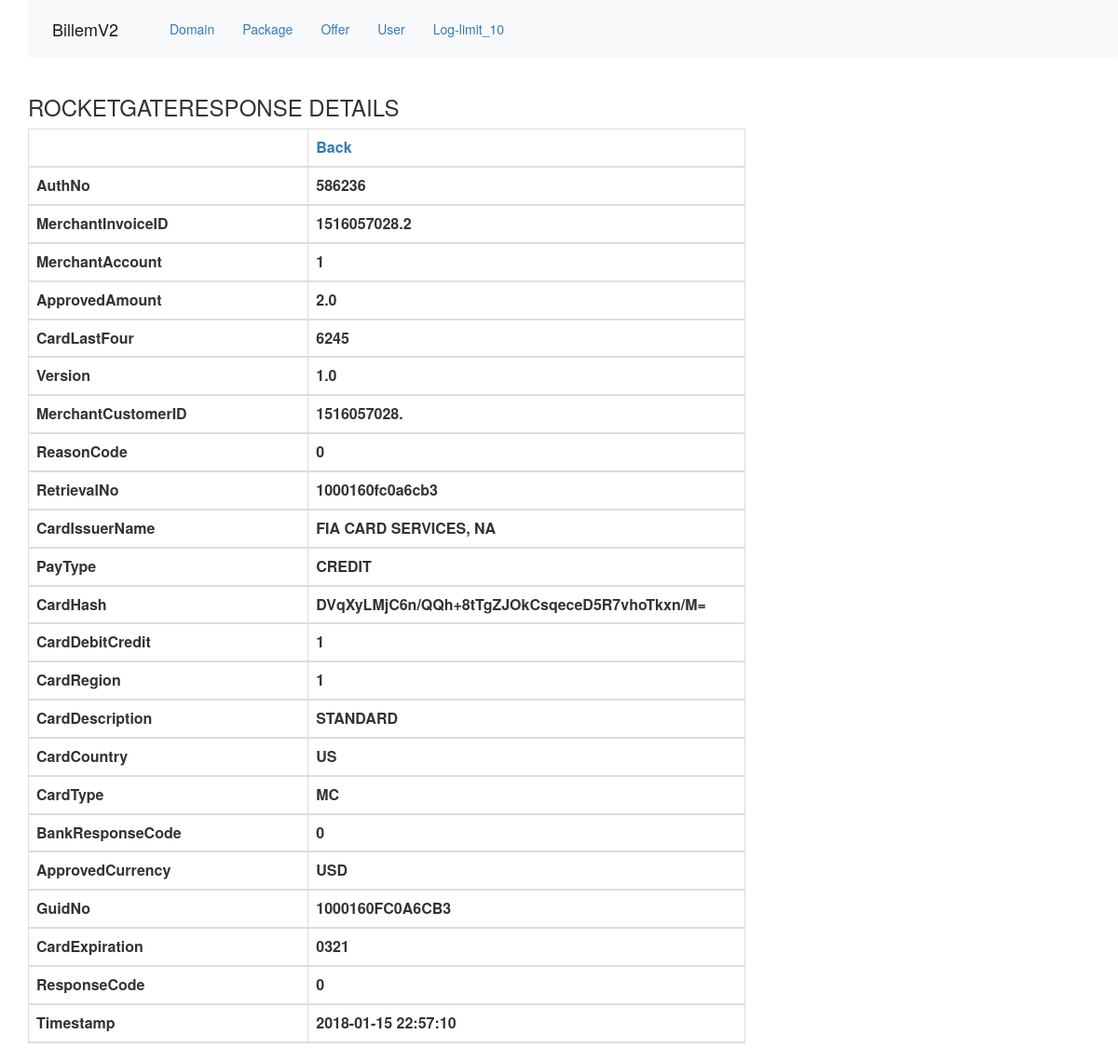
Screenshot of /rocketgateresponse_details.php?idresponse=4 with the database file from the repository.
### tables this page shows
CREATE TABLE `rocketgateResponse` (
  `idresponse` int(10) UNSIGNED NOT NULL,
  `authNo` varchar(45) DEFAULT NULL,
  `merchantInvoiceID` varchar(45) DEFAULT NULL,
  `merchantAccount` varchar(45) DEFAULT NULL,
  `approvedAmount` varchar(45) DEFAULT NULL,
  `cardLastFour` varchar(45) DEFAULT NULL,
  `version` varchar(45) DEFAULT NULL,
  `merchantCustomerID` varchar(45) DEFAULT NULL,
  `reasonCode` varchar(45) DEFAULT NULL,
  `retrievalNo` varchar(45) DEFAULT NULL,
  `cardIssuerName` varchar(45) DEFAULT NULL,
  `payType` varchar(45) DEFAULT NULL,
  `cardHash` varchar(45) DEFAULT NULL,
  `cardDebitCredit` varchar(45) DEFAULT NULL,
  `cardRegion` varchar(45) DEFAULT NULL,
  `cardDescription` varchar(45) DEFAULT NULL,
  `cardCountry` varchar(45) DEFAULT NULL,
  `cardType` varchar(45) DEFAULT NULL,
  `bankResponseCode` varchar(45) DEFAULT NULL,
  `approvedCurrency` varchar(45) DEFAULT NULL,
  `guidNo` varchar(45) DEFAULT NULL,
  `cardExpiration` varchar(45) DEFAULT NULL,
  `responseCode` varchar(45) DEFAULT NULL,
  `timestamp` timestamp NULL DEFAULT CURRENT_TIMESTAMP
);

### classes/rocketgateresponse.php (called while the page is built, shortened)
<?php
class rocketgateresponse
{
	public function SelectOne($id)
	{
		$db   = DB::getInstance();
		$sql  = "SELECT * FROM rocketgateResponse WHERE idresponse=:id ";
		$stmt = $db->prepare($sql);
		$stmt->bindParam(':id', $id, PDO::PARAM_INT);
		$stmt->execute();
		return $stmt->fetch(PDO::FETCH_OBJ);
	}
}
?>

### public/rocketgateresponse_details.php (the view, shortened to what this page needs)
<?php
include '../public/nav.php';
include '../public/header.php';
$na = new rocketgateresponse();
if (isset($_GET['idresponse'])) {
	$rows = $na->SelectOne($_GET['idresponse']);
} ?>
<!DOCTYPE html >
<html xmlns = "http://www.w3.org/1999/xhtml">
<head>
	<link rel = "stylesheet" href = "https://maxcdn.bootstrapcdn.com/bootstrap/3.3.6/css/bootstrap.min.css"/>
</head>
<body>
<div class = "row">
	<div class = "col-md-8">
		<h3>ROCKETGATERESPONSE DETAILS</h3>
		<table width = "74%" align = "center" class = "table table-striped table-bordered">
			<thead>
			<tr>
				<th>&nbsp;</th>
				<th><a href = "rocketgateresponse_view.php">Back</a></th>
			</tr>
			<tr>
				<th width = "279">AuthNo</th>
				<th width = "321"><?php echo ucwords($rows->authNo); ?></th>
			</tr>
			<tr>
				<th width = "279">MerchantInvoiceID</th>
				<th width = "321"><?php echo ucwords($rows->merchantInvoiceID); ?></th>
			</tr>
			<tr>
				<th width = "279">MerchantAccount</th>
				<th width = "321"><?php echo ucwords($rows->merchantAccount); ?></th>
			</tr>
			<tr>
				<th width = "279">ApprovedAmount</th>
				<th width = "321"><?php echo ucwords($rows->approvedAmount); ?></th>
			</tr>
			<tr>
				<th width = "279">CardLastFour</th>
				<th width = "321"><?php echo ucwords($rows->cardLastFour); ?></th>
			</tr>
			<tr>
				<th width = "279">Version</th>
				<th width = "321"><?php echo ucwords($rows->version); ?></th>
			</tr>
			<tr>
				<th width = "279">MerchantCustomerID</th>
				<th width = "321"><?php echo ucwords($rows->merchantCustomerID); ?></th>
			</tr>
			<tr>
				<th width = "279">ReasonCode</th>
				<th width = "321"><?php echo ucwords($rows->reasonCode); ?></th>
			</tr>
			<tr>
				<th width = "279">RetrievalNo</th>
				<th width = "321"><?php echo ucwords($rows->retrievalNo); ?></th>
			</tr>
			<tr>
				<th width = "279">CardIssuerName</th>
				<th width = "321"><?php echo ucwords($rows->cardIssuerName); ?></th>
			</tr>
			<tr>
				<th width = "279">PayType</th>
				<th width = "321"><?php echo ucwords($rows->payType); ?></th>
			</tr>
			<tr>
				<th width = "279">CardHash</th>
				<th width = "321"><?php echo ucwords($rows->cardHash); ?></th>
			</tr>
			<tr>
				<th width = "279">CardDebitCredit</th>
				<th width = "321"><?php echo ucwords($rows->cardDebitCredit); ?></th>
			</tr>
			<tr>
				<th width = "279">CardRegion</th>
				<th width = "321"><?php echo ucwords($rows->cardRegion); ?></th>
			</tr>
			<tr>
				<th width = "279">CardDescription</th>
				<th width = "321"><?php echo ucwords($rows->cardDescription); ?></th>
			</tr>
			<tr>
				<th width = "279">CardCountry</th>
				<th width = "321"><?php echo ucwords($rows->cardCountry); ?></th>
			</tr>
			<tr>
				<th width = "279">CardType</th>
				<th width = "321"><?php echo ucwords($rows->cardType); ?></th>
			</tr>
			<tr>
				<th width = "279">BankResponseCode</th>
				<th width = "321"><?php echo ucwords($rows->bankResponseCode); ?></th>
			</tr>
			<tr>
				<th width = "279">ApprovedCurrency</th>
				<th width = "321"><?php echo ucwords($rows->approvedCurrency); ?></th>
			</tr>
			<tr>
				<th width = "279">GuidNo</th>
				<th width = "321"><?php echo ucwords($rows->guidNo); ?></th>
			</tr>
			<tr>
				<th width = "279">CardExpiration</th>
				<th width = "321"><?php echo ucwords($rows->cardExpiration); ?></th>
			</tr>
			<tr>
				<th width = "279">ResponseCode</th>
				<th width = "321"><?php echo ucwords($rows->responseCode); ?></th>
			</tr>
			<tr>
				<th width = "279">Timestamp</th>
				<th width = "321"><?php echo ucwords($rows->timestamp); ?></th>
			</tr>
			</thead>
		</table>
	</div>
</div>
</body>
</html>

### public/rocketgateresponse_details.php (style rules this page uses)
body { margin-left: 30px; }

### rows the page displays
rocketgateresponse: authNo "586236", merchantInvoiceID "1516057028.2", merchantAccount "1", approvedAmount "2.0", cardLastFour "6245", version "1.0", merchantCustomerID "1516057028.", reasonCode "0", retrievalNo "1000160fc0a6cb3", cardIssuerName "FIA CARD SERVICES, NA", payType "CREDIT", cardHash "DVqXyLMjC6n/QQh+8tTgZJOkCsqeceD5R7vhoTkxn/M=", cardDebitCredit "1", cardRegion "1", cardDescription "STANDARD", cardCountry "US", cardType "MC", bankResponseCode "0", approvedCurrency "USD", guidNo "1000160FC0A6CB3", cardExpiration "0321", responseCode "0", timestamp "2018-01-15 22:57:10"
